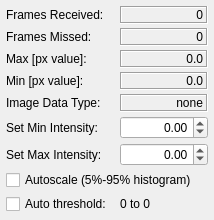
<?xml version="1.0" encoding="UTF-8"?>
<!-- Copyright (C) UChicago Argonne, LLC -->
<!-- See LICENSE file for details -->
<ui version="4.0">
 <class>AreaDetStatsDockWidget</class>
 <widget class="QWidget" name="AreaDetStatsDockWidget">
  <property name="windowTitle">
   <string>Stats</string>
  </property>
  <layout class="QFormLayout" name="layoutStats">
   <property name="horizontalSpacing"><number>8</number></property>
   <property name="verticalSpacing"><number>4</number></property>
   <property name="leftMargin"><number>6</number></property>
   <property name="topMargin"><number>6</number></property>
   <property name="rightMargin"><number>6</number></property>
   <property name="bottomMargin"><number>6</number></property>
   <item row="0" column="0">
    <widget class="QLabel" name="lbl_frames_received"><property name="text"><string>Frames Received:</string></property></widget>
   </item>
   <item row="0" column="1">
    <widget class="QLabel" name="frames_received_val"><property name="text"><string>0</string></property><property name="frameShape"><enum>QFrame::Box</enum></property><property name="frameShadow"><enum>QFrame::Sunken</enum></property><property name="alignment"><set>Qt::AlignRight|Qt::AlignVCenter</set></property><property name="valueLabel" stdset="0"><bool>true</bool></property></widget>
   </item>
   <item row="1" column="0">
    <widget class="QLabel" name="lbl_frames_missed"><property name="text"><string>Frames Missed:</string></property></widget>
   </item>
   <item row="1" column="1">
    <widget class="QLabel" name="missed_frames_val"><property name="text"><string>0</string></property><property name="frameShape"><enum>QFrame::Box</enum></property><property name="frameShadow"><enum>QFrame::Sunken</enum></property><property name="alignment"><set>Qt::AlignRight|Qt::AlignVCenter</set></property><property name="valueLabel" stdset="0"><bool>true</bool></property></widget>
   </item>
   <item row="2" column="0">
    <widget class="QLabel" name="lbl_max_px"><property name="text"><string>Max [px value]:</string></property></widget>
   </item>
   <item row="2" column="1">
    <widget class="QLabel" name="max_px_val"><property name="text"><string>0.0</string></property><property name="frameShape"><enum>QFrame::Box</enum></property><property name="frameShadow"><enum>QFrame::Sunken</enum></property><property name="alignment"><set>Qt::AlignRight|Qt::AlignVCenter</set></property><property name="valueLabel" stdset="0"><bool>true</bool></property></widget>
   </item>
   <item row="3" column="0">
    <widget class="QLabel" name="lbl_min_px"><property name="text"><string>Min [px value]:</string></property></widget>
   </item>
   <item row="3" column="1">
    <widget class="QLabel" name="min_px_val"><property name="text"><string>0.0</string></property><property name="frameShape"><enum>QFrame::Box</enum></property><property name="frameShadow"><enum>QFrame::Sunken</enum></property><property name="alignment"><set>Qt::AlignRight|Qt::AlignVCenter</set></property><property name="valueLabel" stdset="0"><bool>true</bool></property></widget>
   </item>
   <item row="4" column="0">
    <widget class="QLabel" name="lbl_data_type"><property name="text"><string>Image Data Type:</string></property></widget>
   </item>
   <item row="4" column="1">
    <widget class="QLabel" name="data_type_val"><property name="text"><string>none</string></property><property name="frameShape"><enum>QFrame::Box</enum></property><property name="frameShadow"><enum>QFrame::Sunken</enum></property><property name="alignment"><set>Qt::AlignRight|Qt::AlignVCenter</set></property><property name="valueLabel" stdset="0"><bool>true</bool></property></widget>
   </item>
   <item row="5" column="0">
    <widget class="QLabel" name="lbl_set_min"><property name="text"><string>Set Min Intensity:</string></property></widget>
   </item>
   <item row="5" column="1">
    <widget class="QDoubleSpinBox" name="stats_min_setting_val"><property name="minimum"><double>-10000000000.000000</double></property><property name="maximum"><double>9999999999.990000</double></property><property name="alignment"><set>Qt::AlignRight|Qt::AlignVCenter</set></property></widget>
   </item>
   <item row="6" column="0">
    <widget class="QLabel" name="lbl_set_max"><property name="text"><string>Set Max Intensity:</string></property></widget>
   </item>
   <item row="6" column="1">
    <widget class="QDoubleSpinBox" name="stats_max_setting_val"><property name="minimum"><double>-10000000000.000000</double></property><property name="maximum"><double>9999999999.990000</double></property><property name="alignment"><set>Qt::AlignRight|Qt::AlignVCenter</set></property></widget>
   </item>
   <item row="7" column="0" colspan="2">
    <widget class="QCheckBox" name="stats_chk_autoscale"><property name="text"><string>Autoscale (5%-95% histogram)</string></property></widget>
   </item>
   <item row="8" column="0">
    <widget class="QCheckBox" name="stats_chk_threshold"><property name="text"><string>Auto threshold:</string></property></widget>
   </item>
   <item row="8" column="1">
    <widget class="QLabel" name="lbl_threshold_range"><property name="text"><string>0 to 0</string></property></widget>
   </item>
  </layout>
 </widget>
 <resources/>
 <connections/>
</ui>
